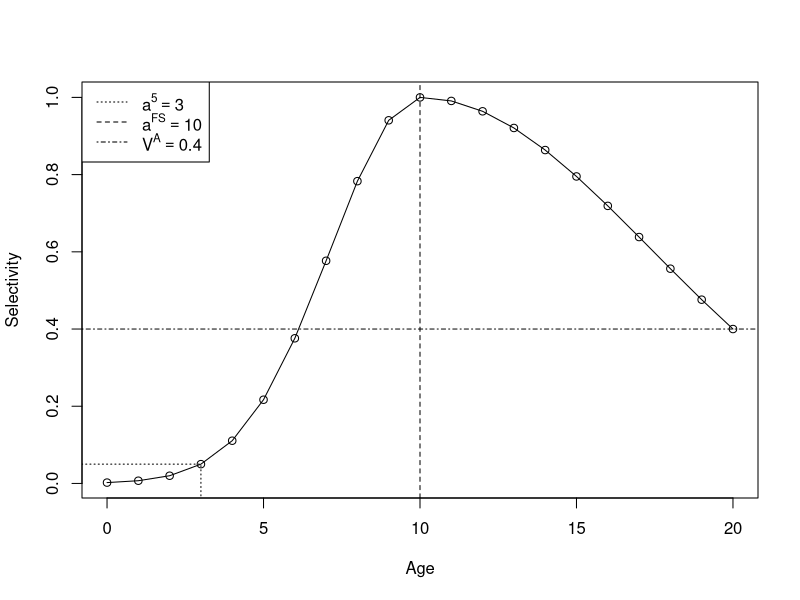

Generate this figure with R:
## ---- chunk 1
Age <- 0:20
afs <- 10
a5 <- 3
VA <- 0.4

asc <- (a5 - afs)/sqrt(-log(0.05, base = 2))
desc <- (max(Age) - afs)/sqrt(-log(VA, base = 2))

low_expon <- (Age - afs) * (Age - afs)/asc/asc
low <- 2^(-low_expon)
high_expon <- (Age - afs) * (Age - afs)/desc/desc
high <- 2^(-high_expon)

Selectivity <- ifelse(Age < afs, low, high)

plot(Age, Selectivity, typ = "o")
abline(h = VA, lty = 4)
abline(v = afs, lty = 2)
segments(y0 = 0.05, x0 = -100, x1 = a5, lty = 3)
segments(x0 = a5, y0 = -100, y1 = 0.05, lty = 3)
legend("topleft", c(expression(a^5==3, a^FS == 10, V^A == 0.4)), lty = c(3, 2, 4))
